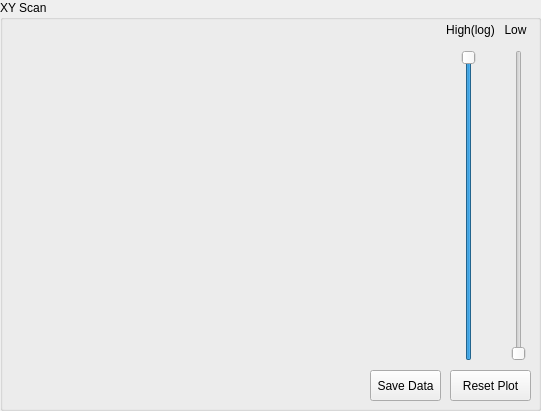
   <widget class="QGroupBox" name="gbXYScan">
    <property name="geometry">
     <rect>
      <x>10</x>
      <y>0</y>
      <width>541</width>
      <height>411</height>
     </rect>
    </property>
    <property name="title">
     <string>XY Scan</string>
    </property>
    <widget class="QPushButton" name="pbSaveData">
     <property name="geometry">
      <rect>
       <x>370</x>
       <y>370</y>
       <width>71</width>
       <height>31</height>
      </rect>
     </property>
     <property name="text">
      <string>Save Data</string>
     </property>
    </widget>
    <widget class="QWidget" name="wMpl" native="true">
     <property name="geometry">
      <rect>
       <x>7</x>
       <y>19</y>
       <width>431</width>
       <height>341</height>
      </rect>
     </property>
    </widget>
    <widget class="QLabel" name="label_17">
     <property name="geometry">
      <rect>
       <x>440</x>
       <y>20</y>
       <width>61</width>
       <height>20</height>
      </rect>
     </property>
     <property name="text">
      <string>High(log)</string>
     </property>
     <property name="alignment">
      <set>Qt::AlignCenter</set>
     </property>
    </widget>
    <widget class="QPushButton" name="pbReplot">
     <property name="enabled">
      <bool>true</bool>
     </property>
     <property name="geometry">
      <rect>
       <x>450</x>
       <y>370</y>
       <width>81</width>
       <height>31</height>
      </rect>
     </property>
     <property name="text">
      <string>Reset Plot</string>
     </property>
    </widget>
    <widget class="QWidget" name="wToolbar" native="true">
     <property name="geometry">
      <rect>
       <x>10</x>
       <y>370</y>
       <width>351</width>
       <height>31</height>
      </rect>
     </property>
    </widget>
    <widget class="QSlider" name="vsMax">
     <property name="geometry">
      <rect>
       <x>458</x>
       <y>50</y>
       <width>21</width>
       <height>311</height>
      </rect>
     </property>
     <property name="minimum">
      <number>0</number>
     </property>
     <property name="maximum">
      <number>59</number>
     </property>
     <property name="value">
      <number>59</number>
     </property>
     <property name="tickPosition">
      <enum>QSlider::NoTicks</enum>
     </property>
    </widget>
    <widget class="QLabel" name="label_18">
     <property name="geometry">
      <rect>
       <x>500</x>
       <y>20</y>
       <width>31</width>
       <height>20</height>
      </rect>
     </property>
     <property name="text">
      <string>Low</string>
     </property>
     <property name="alignment">
      <set>Qt::AlignCenter</set>
     </property>
    </widget>
    <widget class="QSlider" name="vsMin">
     <property name="geometry">
      <rect>
       <x>508</x>
       <y>50</y>
       <width>21</width>
       <height>311</height>
      </rect>
     </property>
     <property name="value">
      <number>0</number>
     </property>
     <property name="tickPosition">
      <enum>QSlider::NoTicks</enum>
     </property>
    </widget>
   </widget>
